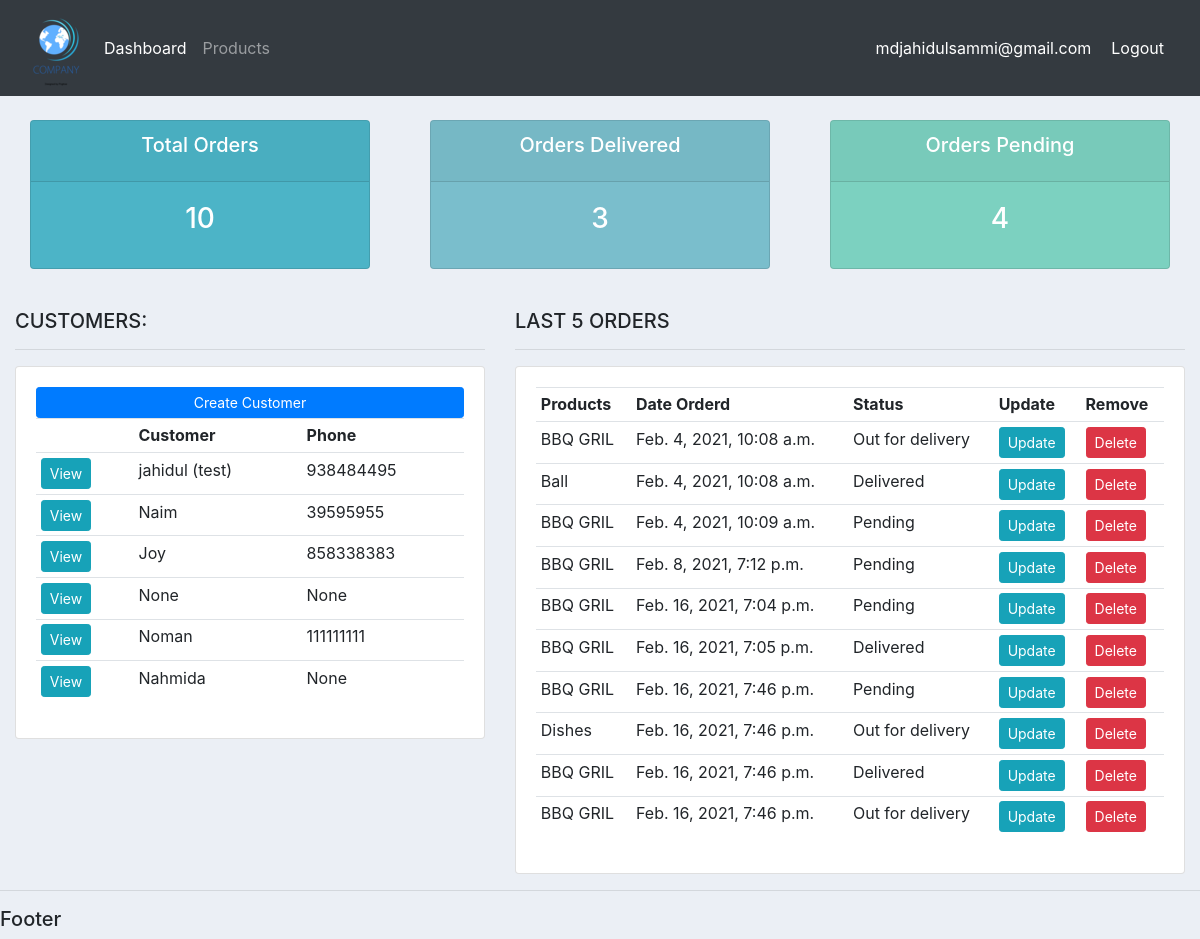
The app's page / (signed in) with its own data.
### accounts/models.py (models this page shows, shortened)
class Customer(models.Model):
    user = models.OneToOneField(User, null=True, blank=True, on_delete=models.CASCADE)
    name = models.CharField(max_length=200, null=True)
    phone = models.CharField(max_length=200, null=True)
    email = models.CharField(max_length=200, null=True)
    profile_pic = models.ImageField(default="default.jpg", null=True, blank=True)
    date_created = models.DateTimeField(auto_now_add=True, null=True)

class Order(models.Model):
    STATUS = (
            ('Pending','Pending'),
            ('Out for delivery', 'Out for delivery'),
            ('Delivered', 'Delivered'),
            )
    customer = models.ForeignKey(Customer, null=True, on_delete= models.SET_NULL)
    product = models.ForeignKey(Products, null=True, on_delete= models.SET_NULL)
    date_created = models.DateTimeField(auto_now_add=True, null=True)
    status = models.CharField(max_length=200, null=True, choices=STATUS)
    note = models.CharField(max_length=200, null=True)

class Products(models.Model):
    CATEGORY = (
              ('Indoor', 'Indoor'),
              ('Out Door', 'Out Door'),
              )
    name = models.CharField(max_length=200, null=True)
    price = models.FloatField(null=True)
    category = models.CharField(max_length=200, null=True, choices=CATEGORY)
    description = models.CharField(max_length=200, null=True, blank=True)
    date_created = models.DateTimeField(auto_now_add=True, null=True)
    tag = models.ManyToManyField(Tag)
    def __str__(self):
        return self.name

### accounts/decorators.py (the view)
    def wrapper_function(request, *args, **kwargs):
        group = None
        if request.user.groups.exists():
            group = request.user.groups.all()[0].name
        if group == 'customer':
            return redirect('user-page')
        if group == 'admin':
            return view_func(request, *args, **kwargs)

### accounts/views.py (called while the page is built)
@login_required(login_url='login')
@admin_only
def home(request):
    orders = Order.objects.all()
    customers = Customer.objects.all()
    total_customer = customers.count()
    total_orders = orders.count()
    delivered = orders.filter(status='Delivered').count()
    pending = orders.filter(status='Pending').count()
    context = {'orders':orders, 'customers':customers,
    'total_orders': total_orders, 'delivered': delivered,
    'pending': pending}
    return render(request,'accounts/dashboard.html', context)

### accounts/templates/accounts/dashboard.html
{% extends 'accounts/main.html' %}
{% block content %}
{% include 'accounts/status.html' %}
<br>
<div class="row">
    <div class="col-md-5">
        <h5>CUSTOMERS:</h5>
        <hr>
        <div class="card card-body">
            <a class="btn btn-primary  btn-sm btn-block" href="">Create Customer</a>
            <table class="table table-sm">
                <tr>
                    <th></th>
                    <th>Customer</th>
                    <th>Phone</th>
                </tr>
                {% for customer in customers %}
                   <tr>
                       <td><a class="btn btn-sm btn-info" href="{% url 'customer' customer.id %}">View</a></td>
                       <td>{{customer.name}}</td>
                       <td>{{customer.phone}}</td>
                   </tr>
                {% endfor %}
            </table>
        </div>
    </div>
    <div class="col-md-7">
        <h5>LAST 5 ORDERS</h5>
        <hr>
        <div class="card card-body">
            <table class="table table-sm">
                <tr>
                    <th>Products</th>
                    <th>Date Orderd</th>
                    <th>Status</th>
                    <th>Update</th>
                    <th>Remove</th>
                </tr>
                {% for order in orders %}
                   <tr>
                       <td>{{order.product}}</td>
                       <td>{{order.date_created}}</td>
                       <td>{{order.status}}</td>
                       <td><a class="btn btn-sm btn-info" href="{% url 'update_order' order.id %}">Update</a></td>
                       <td><a class="btn btn-sm btn-danger"href="{% url 'delete_order' order.id %}">Delete</a></td>
                   </tr>
                {% endfor %}
            </table>
        </div>
    </div>
</div>
{% endblock %}

### accounts/templates/accounts/navbar.html (shortened to what this page needs)
{% load static %}
<nav class="navbar navbar-expand-lg navbar-dark bg-dark">
<img src="{% static 'images/logo1.png' %}">
<div class="collapse navbar-collapse" id="navbarNav">
  <ul class="navbar-nav">
    {% if request.user.is_staff %}
    <li class="nav-item active">
      <a class="nav-link" href="{% url 'home' %}">Dashboard</a>
    </li>
    <li class="nav-item">
      <a class="nav-link" href="{% url 'products' %}">Products</a>
    </li>
    {% else %}
      <li class="nav-item">
        <a class="nav-link" href="{% url 'account' %}">Settings</a>
      </li>
    {% endif %}
  </ul>
</div>
<span class="hello-msg"> {{request.user}} </span>
<span><a class="hello-msg" href="{% url 'logout' %}">Logout</a></span>
</nav>

### static/css/main.css (style rules this page uses)
body { background-color: #ebeff5; }

### accounts/templates/accounts/navbar.html (style rules this page uses)
.hello-msg { front-size: 18px; color: #fff; margin-right: 20px }

### records on screen
Customer: name "jahidul (test)", phone "938484495"
Customer: name "Naim", phone "39595955"
Customer: name "Joy", phone "858338383"
Customer: name "None", phone "None"
Customer: name "Noman", phone "111111111"
Customer: name "Nahmida", phone "None"
Order: product "BBQ GRIL", date_created "Feb. 4, 2021, 10:08 a.m.", status "Out for delivery"
Order: product "Ball", date_created "Feb. 4, 2021, 10:08 a.m.", status "Delivered"
Order: product "BBQ GRIL", date_created "Feb. 4, 2021, 10:09 a.m.", status "Pending"
Order: product "BBQ GRIL", date_created "Feb. 8, 2021, 7:12 p.m.", status "Pending"
Order: product "BBQ GRIL", date_created "Feb. 16, 2021, 7:04 p.m.", status "Pending"
Order: product "BBQ GRIL", date_created "Feb. 16, 2021, 7:05 p.m.", status "Delivered"
Order: product "BBQ GRIL", date_created "Feb. 16, 2021, 7:46 p.m.", status "Pending"
Order: product "Dishes", date_created "Feb. 16, 2021, 7:46 p.m.", status "Out for delivery"
Order: product "BBQ GRIL", date_created "Feb. 16, 2021, 7:46 p.m.", status "Delivered"
Order: product "BBQ GRIL", date_created "Feb. 16, 2021, 7:46 p.m.", status "Out for delivery"

### other values on screen
{{ request.user }} "mdjahidulsammi@gmail.com"
{{ total_orders }} "10"
{{ delivered }} "3"
{{ pending }} "4"
